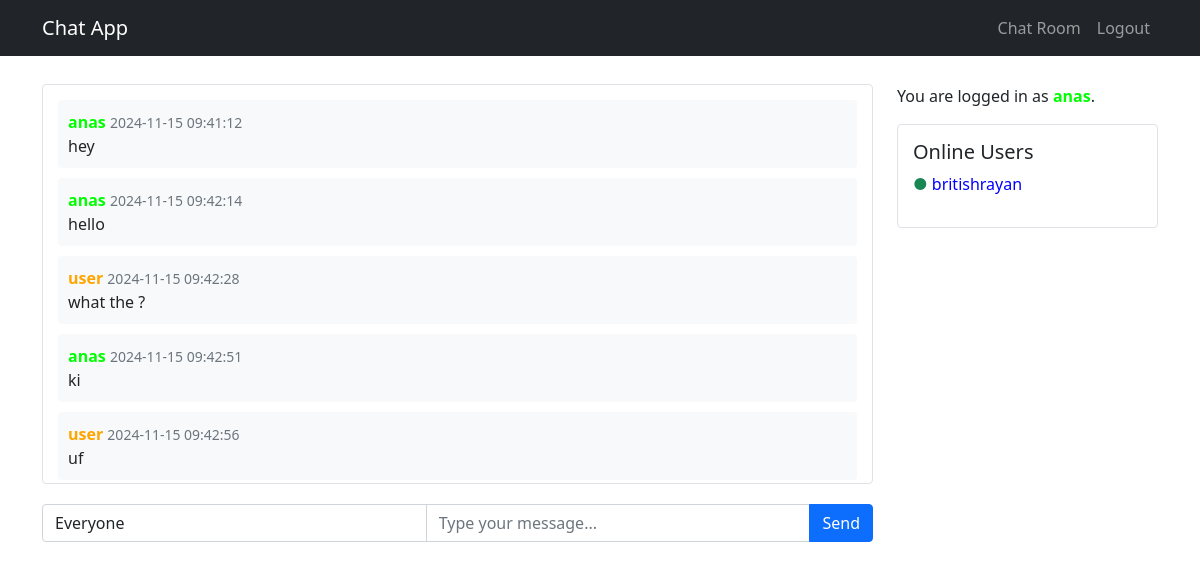
The page /chat (signed in) on the database its author committed.
### tables this page shows
CREATE TABLE messages (
                id INTEGER PRIMARY KEY AUTOINCREMENT,
                sender_id INTEGER NOT NULL,
                message TEXT NOT NULL,
                timestamp DATETIME DEFAULT CURRENT_TIMESTAMP,
                FOREIGN KEY (sender_id) REFERENCES users (id)
            );

CREATE TABLE users (
                id INTEGER PRIMARY KEY AUTOINCREMENT,
                username TEXT UNIQUE NOT NULL,
                password TEXT NOT NULL,
                is_online BOOLEAN DEFAULT 0,
                color_id INTEGER DEFAULT 1
            );

### app.py (the view)
@app.route('/chat')
@logged_in
def chat():
    with sqlite3.connect('users.db') as conn:
        cursor = conn.cursor()
        cursor.execute('''
            SELECT messages.message, users.username, messages.timestamp, users.color_id
            FROM messages
            JOIN users ON messages.sender_id = users.id
            ORDER BY messages.timestamp ASC
        ''')
        messages = cursor.fetchall()
        cursor.execute('SELECT username, color_id FROM users WHERE is_online = 1')
        online_users = cursor.fetchall()
    return render_template('chat.html',messages=messages,online_users=online_users,colors=COLORS)

### utils.py (called while the page is built)
def logged_in(f):
    @wraps(f)
    def decorated_function(*args, **kwargs):
        if 'user_id' not in session:
            flash('Please login first.', 'error')
            return redirect(url_for('login'))
        return f(*args, **kwargs)
    return decorated_function

### templates/chat.html (shortened to what this page needs)
{% extends "layout.html" %}
{% block content %}
<div class="row">
    <div class="col-md-9">
        <div class="messages-container" id="messages">
            {% for message in messages %}
            <div class="message">
                <strong class="color-{{ message[3] }}">{{ message[1] | e }}</strong>
                <small class="text-muted">{{ message[2] }}</small>
                <p class="mb-0">{{ message[0] | e }}</p>
            </div>
            {% endfor %}
        </div>
        <form id="message-form" class="mb-3">
            <div class="input-group">
                <select id="receiver-select" class="form-control">
                    <option value="everyone">Everyone</option>
                </select>
                <input type="text" id="message-input" class="form-control" placeholder="Type your message..." required autocomplete='off' autofocus>
                <button class="btn btn-primary" type="submit">Send</button>
            </div>
        </form>
    </div>
    <div class="col-md-3">
        <div>
            <p>You are logged in as <span class="color-{{ session['color_id'] }}"><b>{{ session['username'] }}</b></span>.</p>
        </div>
        <div class="online-users">
            <h5>Online Users</h5>
            <ul class="list-unstyled" id="online-users-list">
                {% for user in online_users %}
                <li>
                    <span class="text-success">●</span>
                    <span class="color-{{ user[1] }}">{{ user[0] }}</span>
                </li>
                {% endfor %}
            </ul>
        </div>
    </div>
</div>
{% endblock %}

### templates/layout.html (style rules this page uses)
body { padding-top: 60px; }
.messages-container { height: 400px; overflow-y: auto; margin-bottom: 20px; padding: 15px; border: 1px solid #dee2e6; border-radius: 4px; }
.message { margin-bottom: 10px; padding: 10px; border-radius: 4px; background-color: #f8f9fa; }
.online-users { border: 1px solid #dee2e6; border-radius: 4px; padding: 15px; }

### rows shown on the page
messages: username "anas", timestamp "2024-11-15 09:41:12", message "hey"
messages: username "anas", timestamp "2024-11-15 09:42:14", message "hello"
messages: username "user", timestamp "2024-11-15 09:42:28", message "what the ?"
messages: username "anas", timestamp "2024-11-15 09:42:51", message "ki"
messages: username "user", timestamp "2024-11-15 09:42:56", message "uf"
users: username "anas"
users: username "britishrayan"
